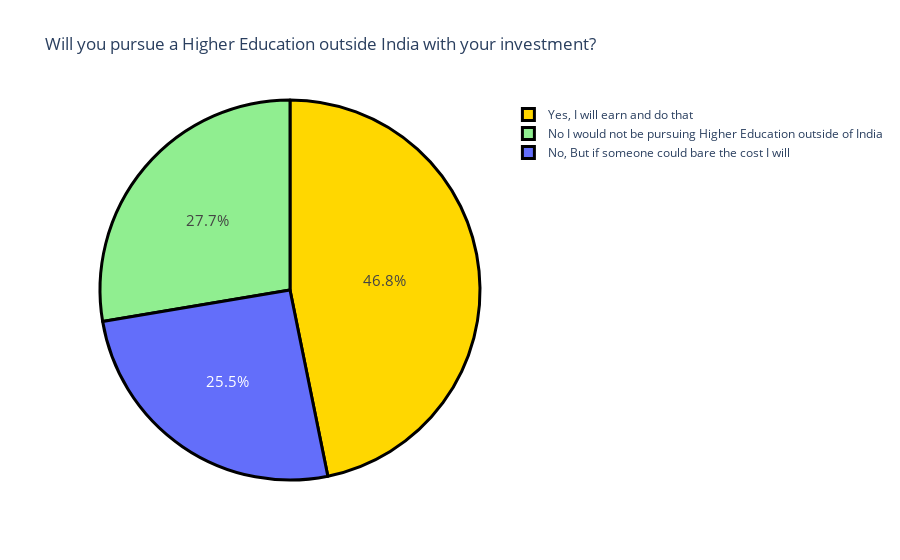

Notebook code cell kept with this figure:
### Markdown cell above
##### Observations:
1. 33.6% of the Genz are influenced by parents
2. 24.3% are influenced by the people who have changed the world for the better
3. 16.6% are influenced by people from their circle but not family
4. 15.7% are influenced by influencers having successful careers

### Code cell
# Now let’s have a look at how many want to pursue higher education outside India with their investment
question2 = "Would you definitely pursue a Higher Education / Post Graduation outside of India ? If only you have to self sponsor it."
question2 = data[question2].value_counts()
label = question2.index
counts = question2.values
colors = ['gold','lightgreen']
fig = go.Figure(data=[go.Pie(labels=label, values=counts)])
fig.update_layout(title_text='Will you pursue a Higher Education outside India with your investment?')
fig.update_traces(hoverinfo='label+value', textinfo='percent', textfont_size=15,
                  marker=dict(colors=colors, line=dict(color='black', width=3)))
fig.show()

### Figure 1 — Plotly figure (JSON) as saved in the notebook; plotly's stock layout.template omitted (floating-point values rounded to 4 significant figures)
{"data": [{"hoverinfo": "label+value", "labels": ["Yes, I will earn and do that", "No I would not be pursuing Higher Education outside of India", "No, But if someone could bare the cost I will"], "marker": {"colors": ["gold", "lightgreen"], "line": {"color": "black", "width": 3}}, "textfont": {"size": 15}, "textinfo": "percent", "type": "pie", "values": [110, 65, 60]}], "layout": {"autosize": true, "title": {"text": "Will you pursue a Higher Education outside India with your investment?"}}}
